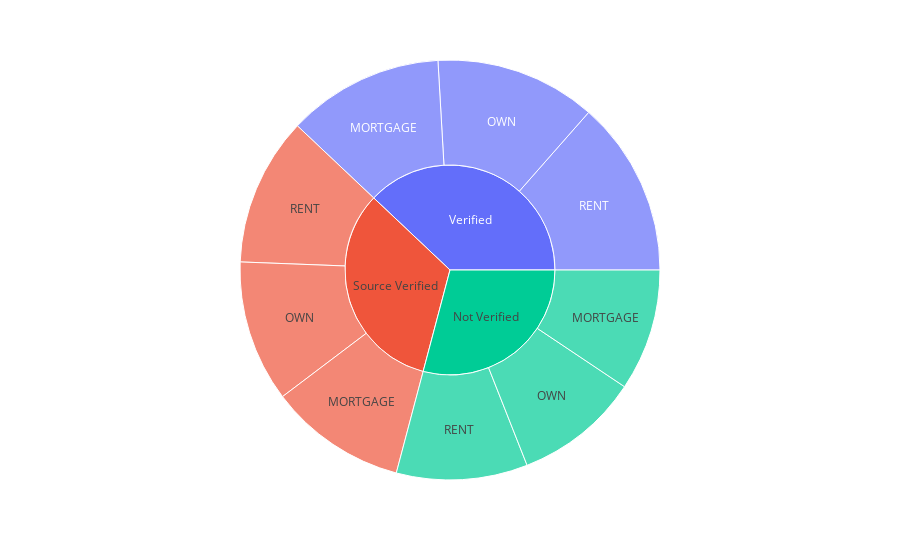

Notebook source saved alongside this figure:
### Markdown cell above
- Here we can see that people who have verified income and who are living on rent, their average interest rate seems to be the highest.
- Where as someone who does not have verified income and their home ownership status is on Mortgage, their average interst rate is the lowest.
- We will plot this for better understanding.

### Code cell
fig = px.sunburst(grouped_df, path=[ 'verified_income','homeownership'], values='interest_rate')
fig.show()

### Figure 1 — Plotly figure (JSON) as saved in the notebook; plotly's stock layout.template omitted (floating-point values rounded to 4 significant figures)
{"data": [{"branchvalues": "total", "domain": {"x": [0, 1], "y": [0, 1]}, "hovertemplate": "labels=%{label}<br>interest_rate=%{value}<br>parent=%{parent}<br>id=%{id}<extra></extra>", "ids": ["Not Verified/MORTGAGE", "Source Verified/MORTGAGE", "Verified/MORTGAGE", "Not Verified/OWN", "Source Verified/OWN", "Verified/OWN", "Not Verified/RENT", "Source Verified/RENT", "Verified/RENT", "Not Verified", "Source Verified", "Verified"], "labels": ["MORTGAGE", "MORTGAGE", "MORTGAGE", "OWN", "OWN", "OWN", "RENT", "RENT", "RENT", "Not Verified", "Source Verified", "Verified"], "name": "", "parents": ["Not Verified", "Source Verified", "Verified", "Not Verified", "Source Verified", "Verified", "Not Verified", "Source Verified", "Verified", "", "", ""], "type": "sunburst", "values": [10.71, 12.08, 13.75, 11.0, 12.46, 14.16, 11.54, 13.06, 15.44, 33.26, 37.61, 43.35]}], "layout": {"legend": {"tracegroupgap": 0}, "margin": {"t": 60}}}
